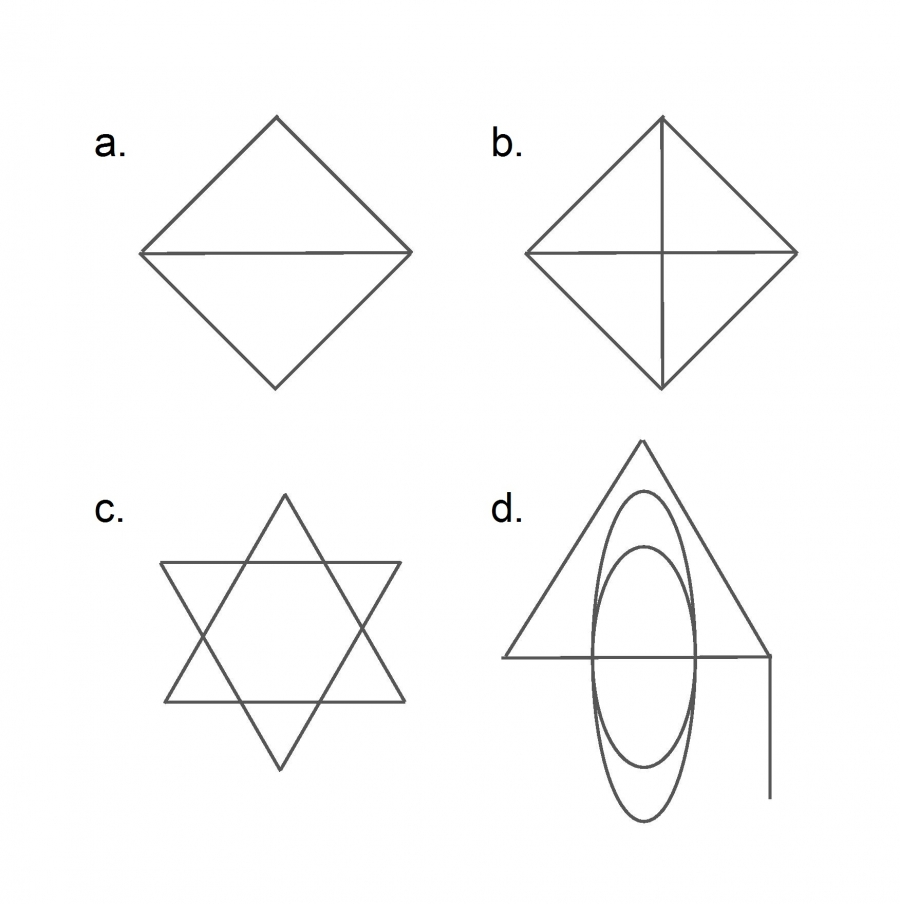
#> input picture konigsproblem.jpeg, 900 x 904 px
$ jupyter execute --allow-errors simone-lortekode.ipynb   (shell and % lines are left out)
#> lines starting #> are read from the running program, lines starting #| are printed output that depends on the picture
#### Link to Github repository:
https://github.com/almafaz/CSSAssignments

# Computational Social Science 2022 - Assignment 1
#### by Alma Fazlagic (s194271), Natasha Norsker (s194270) & Simone von Mehren (s190739)

# Part 1: Datasets for Computational Social Science

_Ten characteristics of Big Data._ Consider the dataset you have collected in Week 1, and think of the *10 characteristics of Big Data* from the book [Bit by Bit section 2.3](https://www.bitbybitbook.com/en/1st-ed/observing-behavior/characteristics/).
> * **Big**. How large is this data (approximately)? Could you collect the same amount of information via surveys?
> * **Always-on**. Can you keep collecting data over time?
> * **Non-reactive**. Is the dataset non-reactive?
> * **Incomplete**. Do you think the dataset captures entirely the unfolding of events leading to the GME stock rise in price?
> * **Inaccessible**. Is the data accessible?
> * **Non-representative**. Do you think that the conclusions we will draw by analyzing this dataset are specific to the GME events? Or could they instead help us understand social phenomena more in general? If yes, which phenomena could you think of? Of not, what are the aspects that make this dataset non-representative?
> * **Drifting**. Is there any source of *drift* in this dataset (within the period observed)?
> * **Algorithmically confounded**. Is the dataset algorithmically confounded? If yes, why?
> * **Dirty**. What aspect may make this dataset *dirty*?
> * **Sensitive**. Is there any sensitive information in the data?

## Part 2: activity on Reddit and GME prices

Consider the following datasets:
 * the *GME market data*, that you can download from [here](https://finance.yahoo.com/quote/GME/history/).
 * the dataset you downloaded in Week1, Exercise 2. We will refer to this as the _comments dataset_.

> _Part 2.1 : Plotting prices and comments using line-graphs._
> 1. Plot the daily volume of the GME stock over time using the _GME market data_. On top of the daily data, plot the rolling average, using a 7 days window (you can use the function [``pd.rolling``](https://pandas.pydata.org/pandas-docs/stable/reference/api/pandas.DataFrame.rolling.html)). Use a [log-scale on the y-axis](https://matplotlib.org/3.1.1/api/_as_gen/matplotlib.pyplot.yscale.html).
> 2. Now make a second plot where you plot the total number of comments on Reddit per day. Follow the same steps you followed in step 1.
> 3. What is the advantage of using the log-scale on the y-axis? What is the advantage of using a rolling-window?
> 3. Now take a minute to __look at these two figures__. Then write in a couple of lines: What are the three most important observations you can draw by looking at the figures?

[cell 1]
#import everything
import numpy as np
import pandas as pd
import datetime as dt
import matplotlib.dates as mdates
import matplotlib.pyplot as plt
import matplotlib as mpl
import networkx as nx
from scipy import stats

#> (a cell that did not finish here is left out)

#> (a cell that did not finish here is left out)

#> (a cell that did not finish here is left out)

#> (a cell that did not finish here is left out)

#> (a cell that did not finish here is left out)

[cell 7]
#set up plotting:
def setup_mpl():
    mpl.rcParams["font.family"] = "Helvetica Neue"
    mpl.rcParams["lines.linewidth"] = 1

setup_mpl()

myFmt = mdates.DateFormatter("%b %Y")

[cell 8]
fig, ((ax1, ax2)) = plt.subplots(nrows=2, ncols=1, sharex=False, sharey=False,figsize=(18,10), dpi = 200)
#> (the rest of this cell did not finish here and is left out)

> _Part 2.2: Returns vs number of comments using scatter-plots_.
> In this part of the assignment, we will look at the association between GME market indicators and the volume of comments on Reddit.
> 1. Compute the daily log-returns as ``np.log(Close_price(t)/Close_price(t-1))``, where ``Close_price(t)`` is the Close Price of GME on day t. You can use the function [pd.Series.shift](https://pandas.pydata.org/pandas-docs/stable/reference/api/pandas.Series.shift.html). Working with log-returns instead of regular returns is a standard thing to do in economics, if you are interested in why, check out [this blog post](https://quantivity.wordpress.com/2011/02/21/why-log-returns/).
> 2. Compute the daily log-change in number of new comments as ``np.log(comments(t)/comments(t-1))`` where ``comments(t)`` is the number of comments on day t.
> 3. Compute the correlation coefficient (find the formula in the Data Visualization book, section 12.2) between the series computed in step 1 and step 2 (note that you need to first remove days without any comments from the time-series). Is the correlation statistically significant?
> 4. Make a [scatter plot](https://matplotlib.org/api/_as_gen/matplotlib.pyplot.scatter.html) of the daily log-return on investment for the GME stock against the daily log-change in number of comments. Color the markers for 2020 and 2021 in different colors, and make the marker size proportional to the Close price.
> 5. Now take a minute to __look at the figure you just prepared__. Then write in a couple of lines: What are the three most salient observations you can draw by looking at it?
> 6. Based on the exploratory data visualization in Exercises 2 and 3, what can you conclude on the research question: *Is the activity on wallstreetbet related to the price of the GME stock?*

#> (a cell that did not finish here is left out)

#> (a cell that did not finish here is left out)

#> (a cell that did not finish here is left out)

#> (a cell that did not finish here is left out)

[cell 13]
fig, ax = plt.subplots(figsize=(10,3), dpi = 400)

#> (the rest of this cell did not finish here and is left out)

#  Part 3: Exercises using the `NetworkX` library

> Solve the following exercises from your [Network Science book](http://networksciencebook.com).
> * Go to Section 2.12: [Homework](http://networksciencebook.com/chapter/2#homework2), then
>     * Write the solution for exercise 2.1 (the 'Königsberg Problem') from NS in your notebook.
>     * Solve exercise 2.3 ('Graph representation') from NS using NetworkX in your notebook. (You don't have to solve the last sub-question about cycles of length 4).
>     * Solve exercise 2.5 ('Bipartite Networks') from NS using NetworkX in your notebook.

### Exercise 2.1 - Königsberg Problem

[cell 14]
from PIL import Image
image = Image.open('konigsproblem.jpeg')
#> image is the input picture: PIL image 900x904 RGB; mean R, G, B 250.3, 250.3, 250.3
image.resize((300,300))
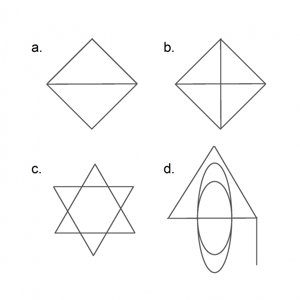
#> Out: PIL image 300x300 RGB; mean R, G, B 250.3, 250.3, 250.3

#### Which of the icons in Image 2.19 can be drawn without raising your pencil from the paper, and without drawing any line more than once? Why?

Icons (a) and
A walking path that goes through all bridges can have only one starting and one end point.
Thus such a path cannot exist on a graph that has more than two nodes with an odd number of links.

### Exercise 2.3 - Graph Representation

[cell 15]
#Constructing the graphs
G1_unsorted = nx.Graph()
G1_unsorted.add_edges_from([(1, 2), (1, 4), (1,3), (1,6), (2,3), (2,4), (3,6)])
G1_unsorted.add_node(5)

#sort nodes
G1 = nx.Graph()
G1.add_nodes_from(sorted(G1_unsorted.nodes(data=True)))
G1.add_edges_from(G1_unsorted.edges(data=True))


G2_unsorted = nx.DiGraph()
G2_unsorted.add_edges_from([(1, 2), (2, 3), (2,4), (2,4), (3,1), (3,2), (4,1), (6,3)])
G2_unsorted.add_node(5)

G2 = nx.Graph()
G2.add_nodes_from(sorted(G2_unsorted.nodes(data=True)))
G2.add_edges_from(G2_unsorted.edges(data=True))

subax1= plt.subplot(1,2,1)
nx.draw(G1, with_labels=True, font_weight='bold')


subax2=plt.subplot(1,2,2)
nx.draw(G2, with_labels=True, font_weight='bold')
plt.show()
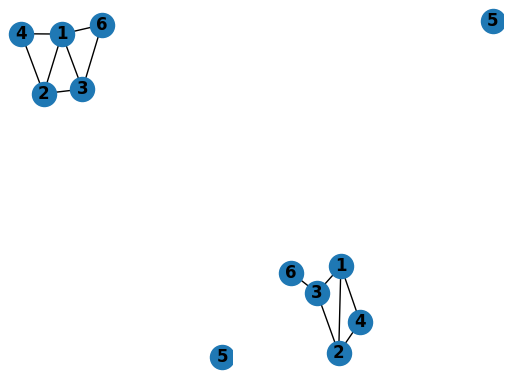
#> figure drawn by matplotlib, 2 panels

[cell 16]
# The adjacency matrices and their corresponding link lists
# A1: Undirected graph
A1 = nx.adjacency_matrix(G1)
print("Graph 1: \nAdjancency matrix \n", A1.todense(),"\n")

print("Link list:",G1.edges(),"\n")

# A2: Directed gaph
A2 = nx.adjacency_matrix(G2)
print("Graph 2: \nAdjacency matrix\n", A2.todense(),"\n")
print("Link list:", G2.edges())

[cell 17]
# The average clustering coefficient of the network
print(f"Average clustering coefficent of graph 1:\n{nx.average_clustering(G1):.3}")

[cell 18]
# If you switch the labels of nodes 5 and 6 in graph 1,
# how does that move change the adjacency matrix? And the link list?

mapping={5:6, 6:5}
G1_new_unsort=nx.relabel_nodes(G1,mapping)

G1_new = nx.Graph()
G1_new.add_nodes_from(sorted(G1_new_unsort.nodes(data=True)))
G1_new.add_edges_from(G1_new_unsort.edges(data=True))

A1 = nx.adjacency_matrix(G1)
print("Graph 1: \nAdjancency matrix \n", A1.todense(),"\n")
print("Link list:",G1.edges(),"\n")

A1_new = nx.adjacency_matrix(G1_new)
print("Graph 1 with node 5 and 6 switched: \nAdjancency matrix \n", A1_new.todense(),"\n")
print("Link list:",G1_new.edges(),"\n")

# All nodes that were previously linked to node 6, are now linked to node 5 instead.
# This can be seen from both the adjacency list and the link list
# fx the link between (1,6) has been replaced by (1,5) and the same applies to (3,6) being replaced by (3,5)

#### What kind of information can you not infer from the link list representation of the network, that you can infer from the adjacency matrix?

The adjancency matrix is the suitable choice of graph representation, if you want to be able to distinguish an undirected graph from a directed one.
Looking at the adjancency matrices and link lists for graph 1 and 2 for example, we can see that the link lists are exactly the same. The adjancency matrix, however, is symmetric for graph 1 as it is undirected, whereas the adjacency list for graph 2 is asymmetric as it is directed.

[cell 19]
# In the (a) network, how many paths (with possible repetition of nodes and links) of length 3
# exist starting from node 1 and ending at node 3? And in (b)?

# paths in graph 1
print("The possible paths in graph 1 from node 1 to 3 with a max. length of 3 is:")
for path in nx.all_simple_paths(G1, source=1, target=3, cutoff=3):
    if len(path)==3:
        print(path)

# paths in graph 2
print("\nThe possible paths in graph 2 from node 1 to 3 with a max. length of 3 is:")
for path in nx.all_simple_paths(G2, source=1, target=3, cutoff=3):
    if len(path)==3:
        print(path)

# In graph 1 two paths exist, whereas only 1 path is possible in the directed graph 2

### Exercise 2.5 - Bipartite Networks

[cell 20]
from networkx.algorithms import bipartite

[cell 21]
# Construction of bipartite graph from Image 2.21 in book

B_unsort = nx.Graph()
# Add nodes with the node attribute "bipartite"
B_unsort.add_nodes_from(range(1,7), bipartite=0)
B_unsort.add_nodes_from(range(7,12), bipartite=1)

# Add edges only between nodes of opposite node sets
B_unsort.add_edges_from([(1, 7), (2, 9), (3, 7), (3, 8), (3, 9),
                  (4, 9),(4, 10), (5, 9), (5, 11), (6,11)])

B = nx.Graph()
B.add_nodes_from(sorted(B_unsort.nodes(data=True)))
B.add_edges_from(B_unsort.edges(data=True))

# Bipartite sets
bottom_nodes, top_nodes = bipartite.sets(B)


nx.draw_networkx(
    B,
    pos = nx.drawing.layout.bipartite_layout(B, bottom_nodes))
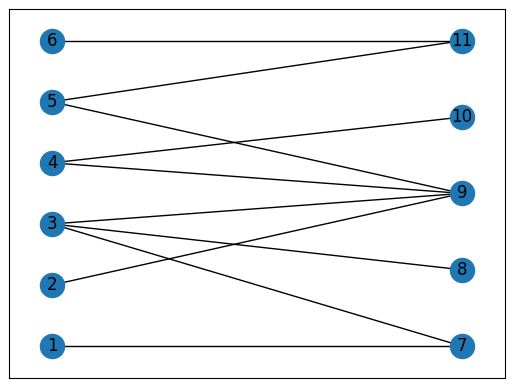
#> figure drawn by matplotlib, 1 panel

[cell 22]
# Construct its adjacency matrix. Why is it a block-diagonal matrix?

B1 = nx.adjacency_matrix(B)
print("Bipartite graph: \nAdjancency matrix \n", B1.todense(),"\n")

# In a block-diagonal adjacency matrix, the blocks containing non-zero elements usually represent
# the respective disconnected components in a graph.
# The bipartite graph consists of two sets of nodes (as can be seen in the photo above) of which
# nodes in the first set only connect to nodes in the second set and vice versa.
# Due to this, we have a kind of disconnected property internally in each set,
# and this is what we see in the adjacency list as block-diagonality.

# The nodes in the first set (1-6) are only linked to nodes in the second set (7-11),
# which creates the top-right non-zero block,
# and the nodes in the second set (7-11) are only linked to nodes in the first set (1-6)
# which creates the bottom-left non-zero block.
# The two zero-blocks in the adjacency matrix illustrates the diconnectivity between all nodes (1-6) and (7-11) in the
# two respective bipartite sets.

[cell 23]
# Construct graph of projection 1
P_low_unsort = bipartite.projected_graph(B, bottom_nodes, multigraph=True)
P_low = nx.Graph()
P_low.add_nodes_from(sorted(P_low_unsort.nodes(data=True)))
P_low.add_edges_from(P_low_unsort.edges(data=True))
print("Link list and graph for projection 1:\n", P_low.edges())

subax1= plt.subplot(1,2,1)
nx.draw(P_low, with_labels=True, font_weight='bold')
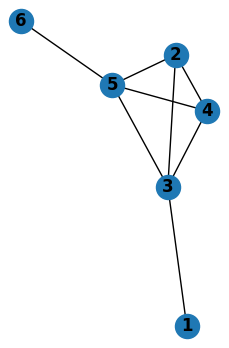
#> figure drawn by matplotlib, 1 panel

[cell 24]
# Construct graph of projection 2
P_top_unsort = bipartite.projected_graph(B, top_nodes, multigraph=True)
P_top = nx.Graph()
P_top.add_nodes_from(sorted(P_top_unsort.nodes(data=True)))
P_top.add_edges_from(P_top_unsort.edges(data=True))
print("Link list and graph for projection 1:\n", P_top.edges())

subax2= plt.subplot(1,2,1)
nx.draw(P_top, with_labels=True, font_weight='bold')
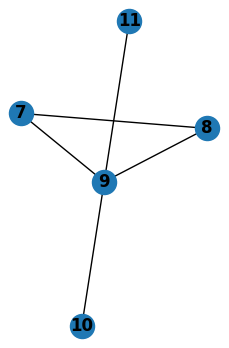
#> figure drawn by matplotlib, 1 panel

[cell 25]
# Construct the adjacency matrix of its two projections, on the purple and on the green nodes, respectively.

P1 = nx.adjacency_matrix(P_low)
print("Bipartite graph projection 1: \nAdjancency matrix \n", P1.todense(),"\n")


P2 = nx.adjacency_matrix(P_top)
print("Bipartite graph projection 2: \nAdjancency matrix \n", P2.todense(),"\n")

[cell 26]
# Calculate the average degree of the purple nodes
# and the average degree of the green nodes in the bipartite network

# lower nodes average degree
sum_deg1 = 0
tot1 = 0
sum_deg2 = 0
tot2 = 0

for node in B.nodes():
    if node < 7:
        sum_deg1 += B.degree[node]
        tot1 +=1

    else:
        sum_deg2 += B.degree[node]
        tot2 +=1

ave_deg1 = sum_deg1/tot1
ave_deg2 = sum_deg2/tot2

print("The average degree of the purple nodes are: {:.2f}".format(ave_deg1))
print("\nThe average degree of the green nodes are: {:.2f}".format(ave_deg2))

[cell 27]
# Calculate the average degree in each of the two network projections.
# Is it surprising that the values are different from those obtained in point (c)?

sum_proj1 = 0

for node in P_low.nodes():
    sum_proj1 += P_low.degree[node]

ave_proj1 = sum_proj1/int(len(P_low))

# top nodes average degree
sum_proj2 = 0

for node in P_top.nodes():
    sum_proj2 += P_top.degree[node]

ave_proj2 = sum_proj2/int(len(P_top))

print("The average degree of the purple projection are: {:.2f}".format(ave_proj1))
print("\nThe average degree of the green projection are: {:.2f}".format(ave_proj2))

# At first sight, it may seem surprising that the values obtained here are different from (c). However, looking
# it can be explained by the following: In (c) the green nodes have the highest av. deg. In the purple projection
# nodes are linked, if they link to the same green node in the bipartite representation. Therefore it makes sense that
# the purple projection graph will now be the one with the highest ave. deg. instead.

$ run again, with subscribers.png saved as konigsproblem.jpeg
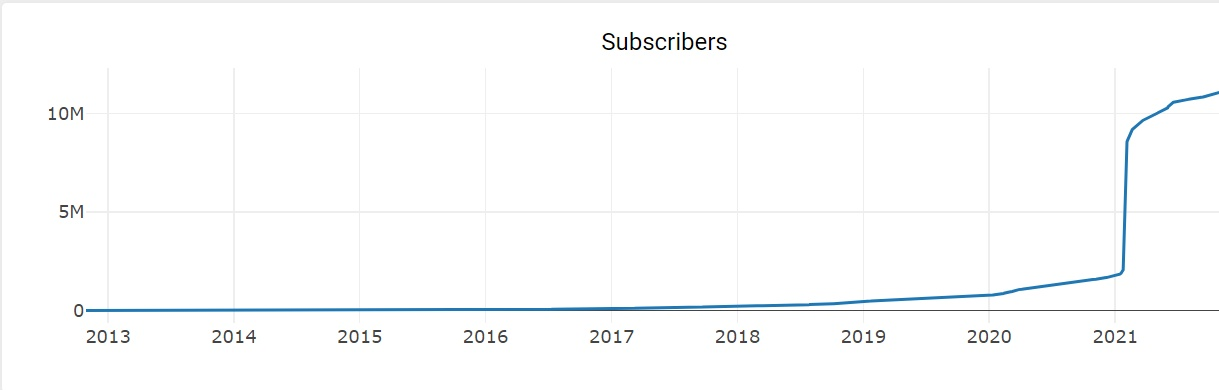
#> input picture subscribers.png, 1219 x 390 px
#> image is the input picture: PIL image 1219x390 RGB; mean R, G, B 251.3, 252, 252.4
#> `image.resize((300,300))`:
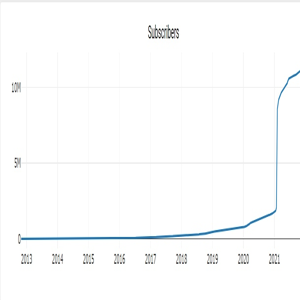
#> Out: PIL image 300x300 RGB; mean R, G, B 251.3, 252, 252.3
